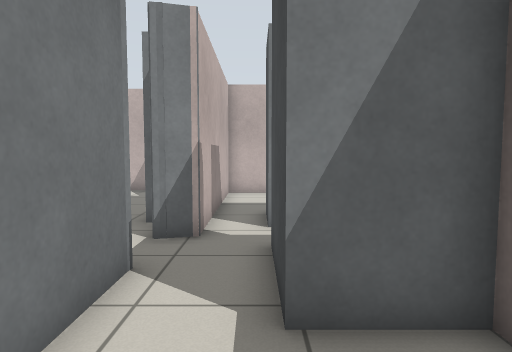
[1] (above)

16 first-person views from a walk through a world built for the Gazebo simulator. The camera is 0.94 m above the floor, tilts 4° down and sees 75° across. The lines on the ground mark 1 m squares. The floor is counted in squares, 0.5 m on a side. Each view is taken from the middle of a square. On the plan, view 1 faces up. The plan holds only what a view shows up to about 17 squares ahead; the rest is blank.

[2]
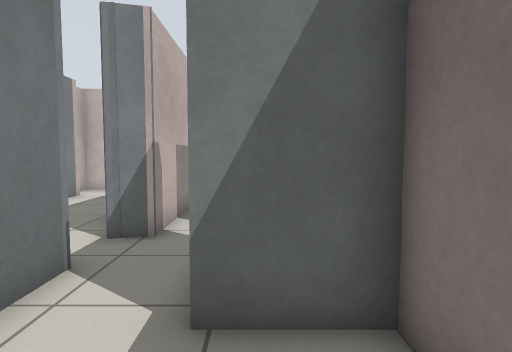

[3]
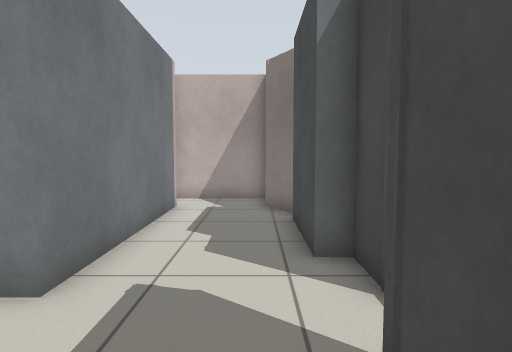

[4]
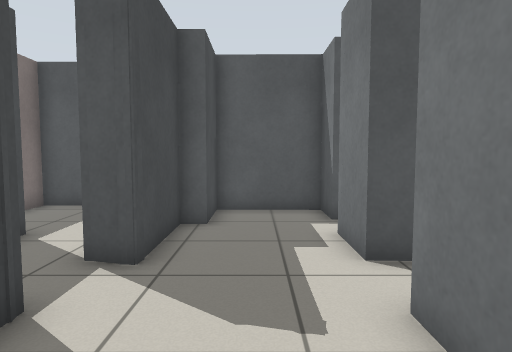

[5]
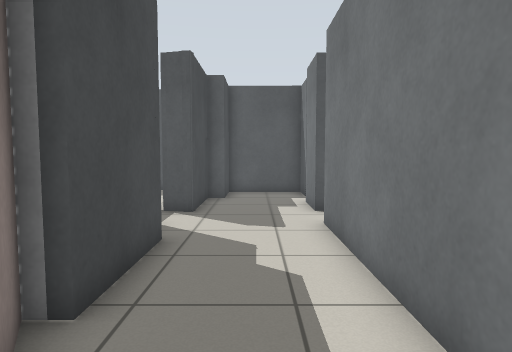

[6]
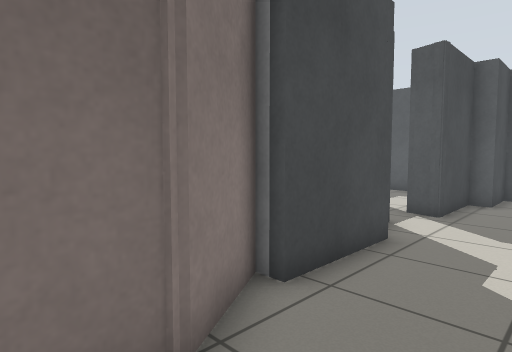

[7]
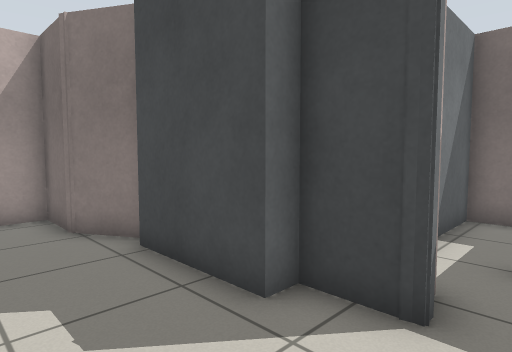

[8]
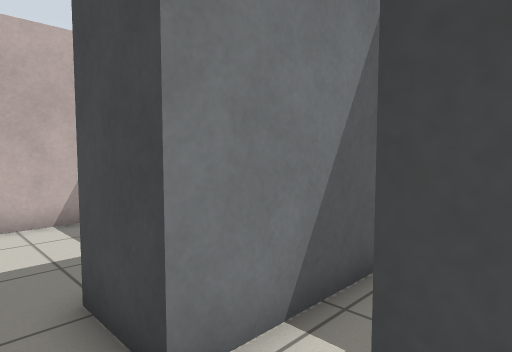

[9]
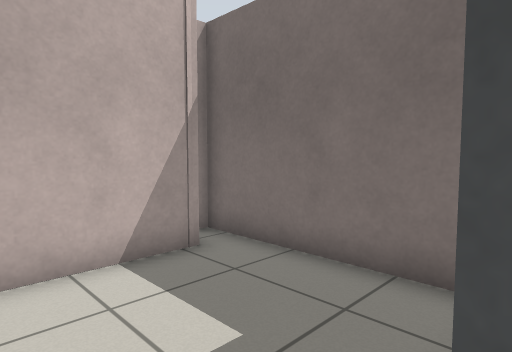

[10]
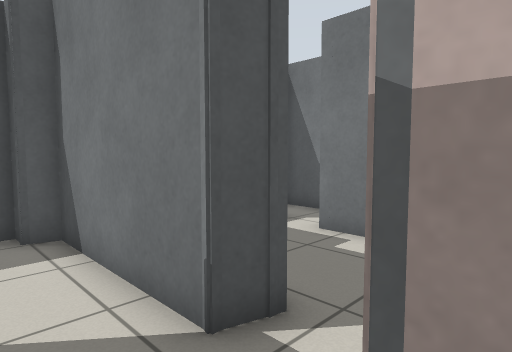

[11]
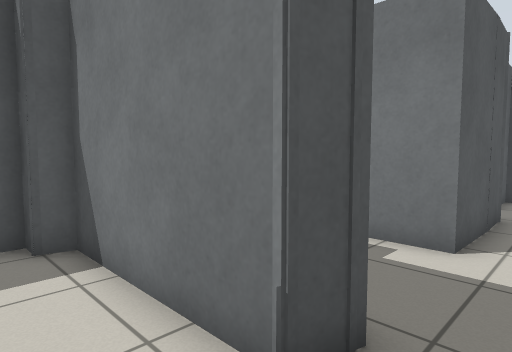

[12]
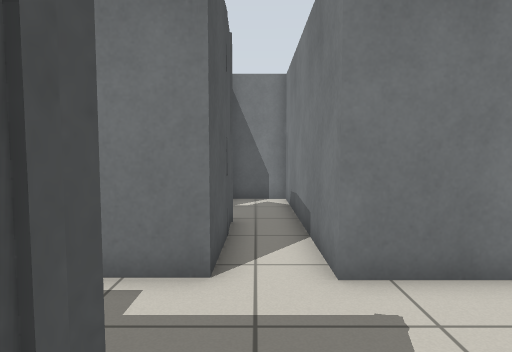

[13]
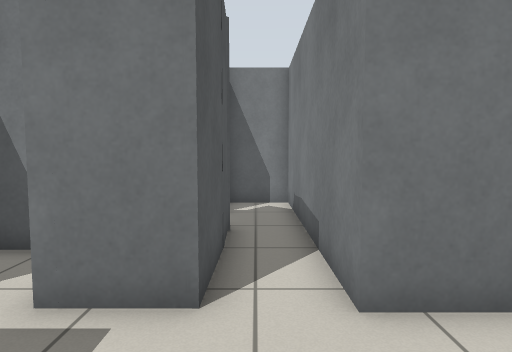

[14]
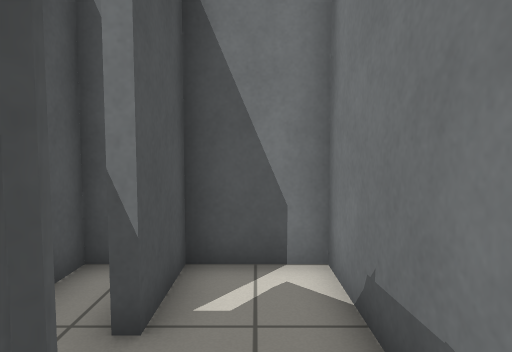

[15]
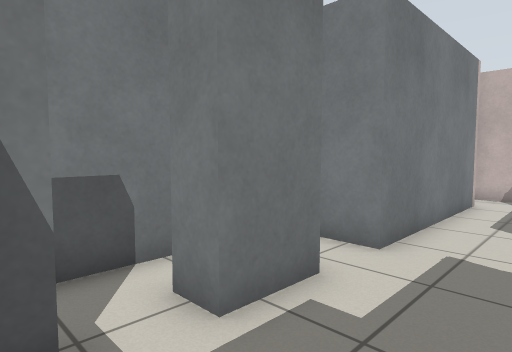

[16]
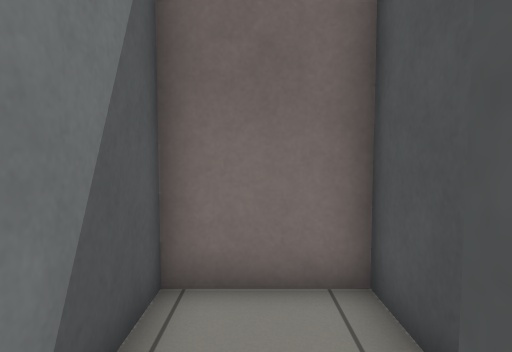

### Floor plan
Ten units are one square. View 1 is at (0, 0); x grows to the right and y downward. Boxes are objects, and circles mark ways between rooms. Rooms are numbered by the first view taken in them; rooms with no view inside come last. Other rooms are left out.
<svg viewBox="-160 -171 210 183">
<path fill="none" stroke="#000" d="M-20 -35 -20 -1 -13 1 -13 7 25 7 25 -3M25 -19 25 -34 3 -34M-71 -17 -71 -1 -36 -1 -36 -23 -30 -23 -30 -35M-68 -34 -80 -34M-93 -43 -93 -3M-19 -72 -23 -72M-13 -84 -13 -74 -23 -71 -23 -89 -30 -89 -30 -124M-30 -56 -20 -53M-24 -124 -36 -145 -36 -166 -75 -166 -75 -160M-30 -35 -30 -54 -20 -54 -20 -35M-68 -54 -68 -34M3 -34 3 -66M24 -54 45 -53 45 -83 3 -83M-68 -148 -68 -72M30 -156 -13 -156 -13 -84M40 -111 40 -166M3 -83 3 -104M-112 -55 -68 -54M-155 -31 -146 -31M-68 -72 -155 -72 -155 -48 -132 -48"/>
<circle cx="-5" cy="-45" r="3" fill="#2a7"/>
<circle cx="-50" cy="-45" r="3" fill="#2a7"/>
<circle cx="-5" cy="-95" r="3" fill="#2a7"/>
<circle cx="-60" cy="-60" r="3" fill="#2a7"/>
<text x="0" y="-20">1</text>
<text x="-70" y="-20">2</text>
<text x="-30" y="-80">3</text>
<text x="10" y="-130">4</text>
<text x="-120" y="-50">5</text>
</svg>
Room 1 opens to room 3. Room 2 opens to room 3. Room 3 opens to room 4. Room 3 opens to room 5.

Where each view was taken, in squares from view 1:
view 1: 0 up, 0 right, facing up
view 2: 0 up, 1 right, facing up
view 3: 3 up, 4 left, facing up
view 4: 11 up, 5 left, facing down
view 5: 16 up, 5 left, facing down
view 6: 16 up, 6 left, facing down-right
view 7: 6 up, 6 left, facing up-right
view 8: 6 up, 1 left, facing up-right
view 9: 10 up, 1 left, facing up-right
view 10: 8 up, 0 right, facing down-left
view 11: 7 up, 0 right, facing down-left
view 12: 6 up, 2 left, facing left
view 13: 6 up, 3 left, facing left
view 14: 6 up, 10 left, facing left
view 15: 1 up, 4 left, facing up-left
view 16: 7 up, 0 right, facing right
